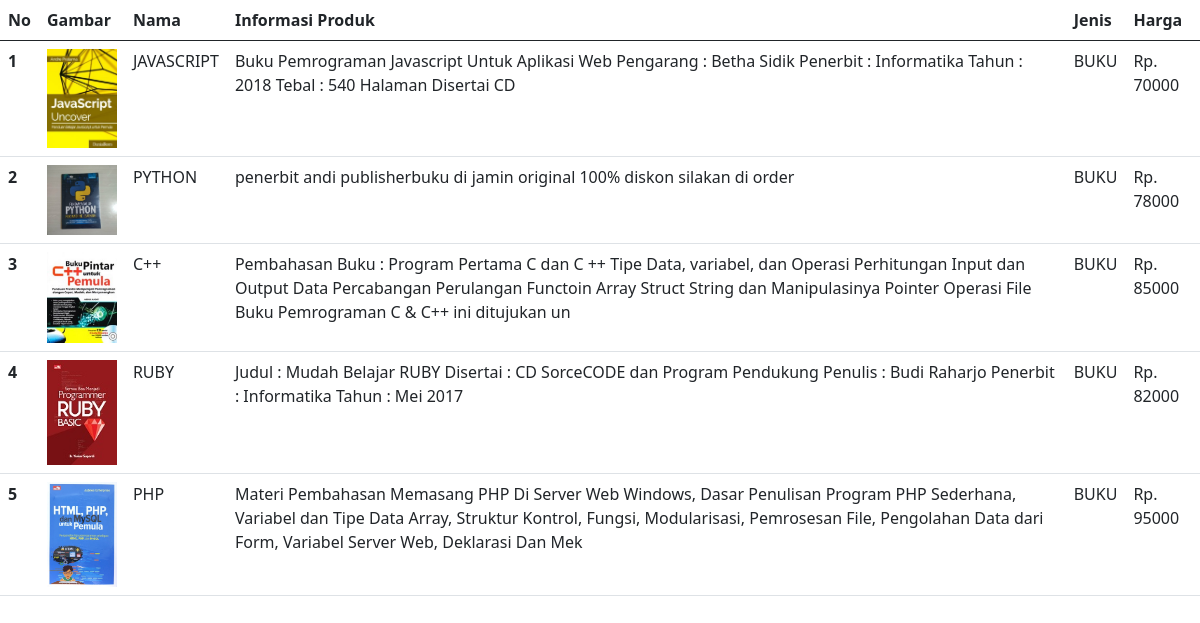
/Latihan4a/index.php, run on the app's committed database.
### tables this page shows
CREATE TABLE `buku` (
  `id` int(11) NOT NULL,
  `img` varchar(150) NOT NULL,
  `nama` varchar(150) NOT NULL,
  `informasi produk` varchar(255) NOT NULL,
  `jenis` varchar(30) NOT NULL,
  `harga` int(15) NOT NULL
);

### Latihan4a/index.php (the view, shortened to what this page needs)
<?php
$koneksi = mysqli_connect("localhost", "root", "");
mysqli_select_db($koneksi, "pw_tubes_203040074");
$result = mysqli_query($koneksi, "SELECT * FROM buku");
?>
<!DOCTYPE html>
<html lang="en">
<head>
    <link href="https://cdn.jsdelivr.net/npm/bootstrap@5.0.0-beta2/dist/css/bootstrap.min.css" rel="stylesheet">
</head>
<body>
    <table class="table">
        <thead>
            <tr>
                <th scope="col">No</th>
                <th scope="col">Gambar</th>
                <th scope="col">Nama</th>
                <th scope="col">Informasi Produk</th>
                <th scope="col">Jenis</th>
                <th scope="col">Harga</th>
            </tr>
        </thead>
        <tbody>
            <?php $i = 1;
            while ($row = mysqli_fetch_assoc($result)) :
            ?>
                <tr>
                    <th scope="row"><?= $i ?></th>
                    <td><img width="300px" src="assets/<?= $row["img"] ?>" alt="foto"></td>
                    <td><?= $row["nama"] ?> </td>
                    <td><?= $row["informasi produk"] ?></td>
                    <td><?= $row["jenis"] ?> </td>
                    <td>Rp. <?= $row["harga"] ?> </td>
                </tr>
            <?php
                $i++;
            endwhile;
            ?>
        </tbody>
    </table>
</body>
</html>

### Latihan4a/index.php (style rules this page uses)
img { max-width: 70px; }

### data on the page
buku: img (picture), nama "JAVASCRIPT", informasi produk "Buku Pemrograman Javascript Untuk Aplikasi Web Pengarang : Betha Sidik Penerbit : Informatika Tahun : 2018 Tebal : 540 Halaman Disertai CD", jenis "BUKU", harga "70000"
buku: img (picture), nama "PYTHON", informasi produk "penerbit andi publisherbuku di jamin original 100% diskon silakan di order", jenis "BUKU", harga "78000"
buku: img (picture), nama "C++", informasi produk "Pembahasan Buku : Program Pertama C dan C ++ Tipe Data, variabel, dan Operasi Perhitungan Input dan Output Data Percabangan Perulangan Functoin Array Struct String dan Manipulasinya Pointer Operasi File Buku Pemrograman C & C++ ini ditujukan un", jenis "BUKU", harga "85000"
buku: img (picture), nama "RUBY", informasi produk "Judul : Mudah Belajar RUBY Disertai : CD SorceCODE dan Program Pendukung Penulis : Budi Raharjo Penerbit : Informatika Tahun : Mei 2017", jenis "BUKU", harga "82000"
buku: img (picture), nama "PHP", informasi produk "Materi Pembahasan Memasang PHP Di Server Web Windows, Dasar Penulisan Program PHP Sederhana, Variabel dan Tipe Data Array, Struktur Kontrol, Fungsi, Modularisasi, Pemrosesan File, Pengolahan Data dari Form, Variabel Server Web, Deklarasi Dan Mek", jenis "BUKU", harga "95000"
